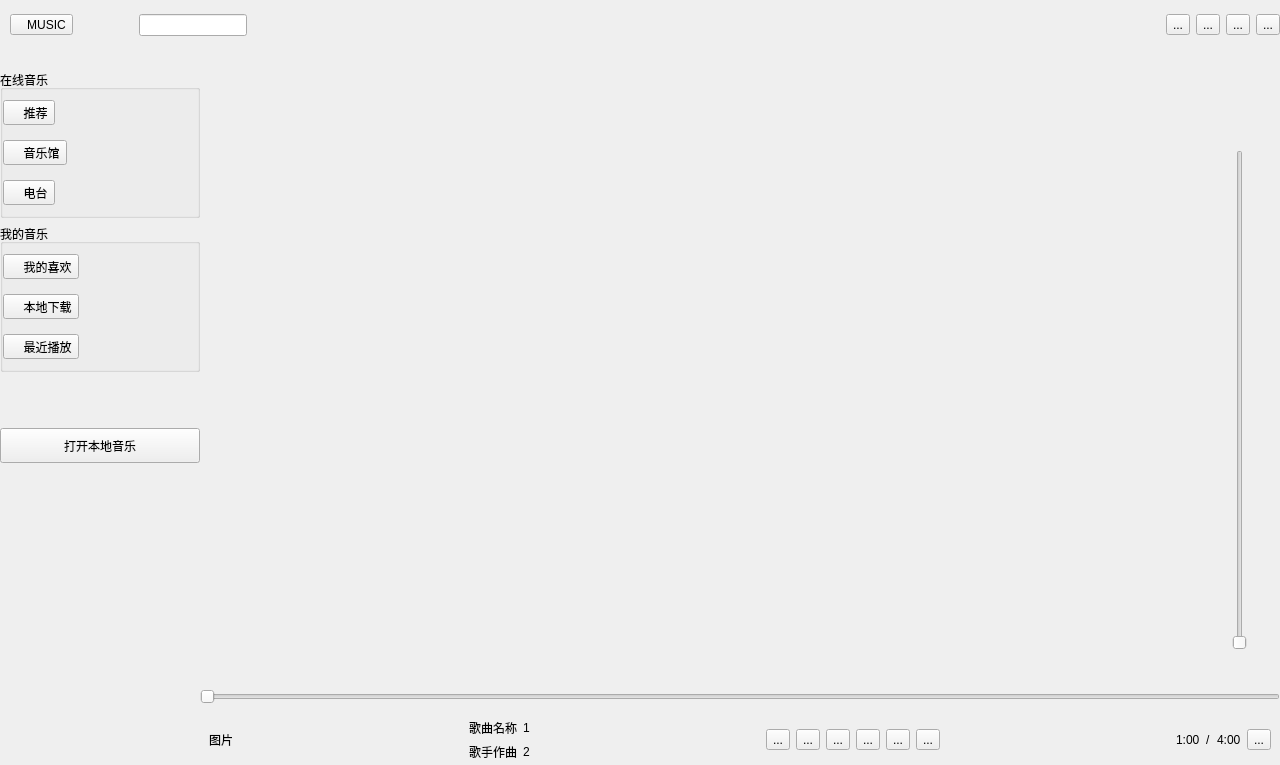
    <widget class="QWidget" name="music_page">
     <property name="sizePolicy">
      <sizepolicy hsizetype="Preferred" vsizetype="Preferred">
       <horstretch>0</horstretch>
       <verstretch>0</verstretch>
      </sizepolicy>
     </property>
     <property name="minimumSize">
      <size>
       <width>1280</width>
       <height>765</height>
      </size>
     </property>
     <property name="maximumSize">
      <size>
       <width>1280</width>
       <height>765</height>
      </size>
     </property>
     <widget class="QWidget" name="widget_top" native="true">
      <property name="geometry">
       <rect>
        <x>0</x>
        <y>0</y>
        <width>1280</width>
        <height>50</height>
       </rect>
      </property>
      <layout class="QHBoxLayout" name="horizontalLayout_20">
       <item>
        <spacer name="horizontalSpacer_25">
         <property name="orientation">
          <enum>Qt::Horizontal</enum>
         </property>
         <property name="sizeType">
          <enum>QSizePolicy::Fixed</enum>
         </property>
         <property name="sizeHint" stdset="0">
          <size>
           <width>10</width>
           <height>20</height>
          </size>
         </property>
        </spacer>
       </item>
       <item>
        <widget class="QToolButton" name="toolButton_biaoti">
         <property name="text">
          <string>   MUSIC</string>
         </property>
         <property name="icon">
          <iconset>
           <normaloff>src/music/tubiao.png</normaloff>src/music/tubiao.png</iconset>
         </property>
         <property name="iconSize">
          <size>
           <width>40</width>
           <height>40</height>
          </size>
         </property>
         <property name="toolButtonStyle">
          <enum>Qt::ToolButtonTextBesideIcon</enum>
         </property>
         <property name="autoRaise">
          <bool>false</bool>
         </property>
        </widget>
       </item>
       <item>
        <spacer name="horizontalSpacer_20">
         <property name="orientation">
          <enum>Qt::Horizontal</enum>
         </property>
         <property name="sizeType">
          <enum>QSizePolicy::Fixed</enum>
         </property>
         <property name="sizeHint" stdset="0">
          <size>
           <width>60</width>
           <height>20</height>
          </size>
         </property>
        </spacer>
       </item>
       <item>
        <widget class="QLineEdit" name="lineEdit">
         <property name="sizePolicy">
          <sizepolicy hsizetype="Preferred" vsizetype="Fixed">
           <horstretch>0</horstretch>
           <verstretch>0</verstretch>
          </sizepolicy>
         </property>
        </widget>
       </item>
       <item>
        <spacer name="horizontalSpacer_21">
         <property name="orientation">
          <enum>Qt::Horizontal</enum>
         </property>
         <property name="sizeHint" stdset="0">
          <size>
           <width>40</width>
           <height>20</height>
          </size>
         </property>
        </spacer>
       </item>
       <item>
        <widget class="QToolButton" name="toolButton_zhuangban">
         <property name="text">
          <string>...</string>
         </property>
         <property name="icon">
          <iconset>
           <normaloff>src/music/zhuangban.png</normaloff>src/music/zhuangban.png</iconset>
         </property>
         <property name="toolButtonStyle">
          <enum>Qt::ToolButtonIconOnly</enum>
         </property>
        </widget>
       </item>
       <item>
        <widget class="QToolButton" name="toolButton_zuidahua">
         <property name="text">
          <string>...</string>
         </property>
         <property name="icon">
          <iconset>
           <normaloff>src/music/zuidahua.png</normaloff>src/music/zuidahua.png</iconset>
         </property>
        </widget>
       </item>
       <item>
        <widget class="QToolButton" name="toolButton_zuixiaohua">
         <property name="text">
          <string>...</string>
         </property>
         <property name="icon">
          <iconset>
           <normaloff>src/music/zuixiaohua.png</normaloff>src/music/zuixiaohua.png</iconset>
         </property>
        </widget>
       </item>
       <item>
        <widget class="QToolButton" name="toolButton_tuichu">
         <property name="text">
          <string>...</string>
         </property>
         <property name="icon">
          <iconset>
           <normaloff>src/music/guanbi.png</normaloff>src/music/guanbi.png</iconset>
         </property>
        </widget>
       </item>
      </layout>
     </widget>
     <widget class="QWidget" name="widget_bottom_left" native="true">
      <property name="geometry">
       <rect>
        <x>0</x>
        <y>50</y>
        <width>200</width>
        <height>720</height>
       </rect>
      </property>
      <property name="minimumSize">
       <size>
        <width>200</width>
        <height>720</height>
       </size>
      </property>
      <property name="maximumSize">
       <size>
        <width>200</width>
        <height>720</height>
       </size>
      </property>
      <layout class="QVBoxLayout" name="verticalLayout_16">
       <item>
        <spacer name="verticalSpacer_3">
         <property name="orientation">
          <enum>Qt::Vertical</enum>
         </property>
         <property name="sizeType">
          <enum>QSizePolicy::Fixed</enum>
         </property>
         <property name="sizeHint" stdset="0">
          <size>
           <width>20</width>
           <height>20</height>
          </size>
         </property>
        </spacer>
       </item>
       <item>
        <widget class="QGroupBox" name="groupBox_zaixian">
         <property name="title">
          <string>在线音乐</string>
         </property>
         <layout class="QVBoxLayout" name="verticalLayout_14">
          <property name="spacing">
           <number>15</number>
          </property>
          <property name="leftMargin">
           <number>0</number>
          </property>
          <property name="topMargin">
           <number>10</number>
          </property>
          <property name="rightMargin">
           <number>0</number>
          </property>
          <property name="bottomMargin">
           <number>10</number>
          </property>
          <item>
           <widget class="QToolButton" name="toolButton_tuijian">
            <property name="text">
             <string>    推荐</string>
            </property>
            <property name="icon">
             <iconset>
              <normaloff>src/music/tuijian.png</normaloff>src/music/tuijian.png</iconset>
            </property>
            <property name="toolButtonStyle">
             <enum>Qt::ToolButtonTextBesideIcon</enum>
            </property>
           </widget>
          </item>
          <item>
           <widget class="QToolButton" name="toolButton_yinyueguan">
            <property name="text">
             <string>    音乐馆</string>
            </property>
            <property name="icon">
             <iconset>
              <normaloff>src/music/yinyue1.png</normaloff>src/music/yinyue1.png</iconset>
            </property>
            <property name="toolButtonStyle">
             <enum>Qt::ToolButtonTextBesideIcon</enum>
            </property>
           </widget>
          </item>
          <item>
           <widget class="QToolButton" name="toolButton_diantai">
            <property name="text">
             <string>    电台</string>
            </property>
            <property name="icon">
             <iconset>
              <normaloff>src/music/diantai.png</normaloff>src/music/diantai.png</iconset>
            </property>
            <property name="toolButtonStyle">
             <enum>Qt::ToolButtonTextBesideIcon</enum>
            </property>
           </widget>
          </item>
         </layout>
        </widget>
       </item>
       <item>
        <widget class="QGroupBox" name="groupBox_wodeyinyue">
         <property name="title">
          <string>我的音乐</string>
         </property>
         <layout class="QVBoxLayout" name="verticalLayout_15">
          <property name="spacing">
           <number>15</number>
          </property>
          <property name="leftMargin">
           <number>0</number>
          </property>
          <property name="topMargin">
           <number>10</number>
          </property>
          <property name="rightMargin">
           <number>0</number>
          </property>
          <property name="bottomMargin">
           <number>10</number>
          </property>
          <item>
           <widget class="QToolButton" name="toolButton_xihuan">
            <property name="text">
             <string>    我的喜欢</string>
            </property>
            <property name="icon">
             <iconset>
              <normaloff>src/music/xihuan.png</normaloff>src/music/xihuan.png</iconset>
            </property>
            <property name="toolButtonStyle">
             <enum>Qt::ToolButtonTextBesideIcon</enum>
            </property>
           </widget>
          </item>
          <item>
           <widget class="QToolButton" name="toolButton_xiazai">
            <property name="text">
             <string>    本地下载</string>
            </property>
            <property name="icon">
             <iconset>
              <normaloff>src/music/xiazai.png</normaloff>src/music/xiazai.png</iconset>
            </property>
            <property name="toolButtonStyle">
             <enum>Qt::ToolButtonTextBesideIcon</enum>
            </property>
           </widget>
          </item>
          <item>
           <widget class="QToolButton" name="toolButton_zuijinbofang">
            <property name="text">
             <string>    最近播放</string>
            </property>
            <property name="icon">
             <iconset>
              <normaloff>src/music/lishibofang.png</normaloff>src/music/lishibofang.png</iconset>
            </property>
            <property name="toolButtonStyle">
             <enum>Qt::ToolButtonTextBesideIcon</enum>
            </property>
           </widget>
          </item>
         </layout>
        </widget>
       </item>
       <item>
        <spacer name="verticalSpacer_2">
         <property name="orientation">
          <enum>Qt::Vertical</enum>
         </property>
         <property name="sizeType">
          <enum>QSizePolicy::Fixed</enum>
         </property>
         <property name="sizeHint" stdset="0">
          <size>
           <width>20</width>
           <height>50</height>
          </size>
         </property>
        </spacer>
       </item>
       <item>
        <widget class="QPushButton" name="openMusicBtn">
         <property name="sizePolicy">
          <sizepolicy hsizetype="Preferred" vsizetype="MinimumExpanding">
           <horstretch>0</horstretch>
           <verstretch>0</verstretch>
          </sizepolicy>
         </property>
         <property name="minimumSize">
          <size>
           <width>0</width>
           <height>35</height>
          </size>
         </property>
         <property name="maximumSize">
          <size>
           <width>16777215</width>
           <height>35</height>
          </size>
         </property>
         <property name="text">
          <string>打开本地音乐</string>
         </property>
        </widget>
       </item>
       <item>
        <spacer name="verticalSpacer">
         <property name="orientation">
          <enum>Qt::Vertical</enum>
         </property>
         <property name="sizeHint" stdset="0">
          <size>
           <width>20</width>
           <height>40</height>
          </size>
         </property>
        </spacer>
       </item>
      </layout>
     </widget>
     <widget class="QWidget" name="widget_bottom_right" native="true">
      <property name="geometry">
       <rect>
        <x>200</x>
        <y>50</y>
        <width>1080</width>
        <height>720</height>
       </rect>
      </property>
      <property name="minimumSize">
       <size>
        <width>1080</width>
        <height>720</height>
       </size>
      </property>
      <property name="maximumSize">
       <size>
        <width>1080</width>
        <height>720</height>
       </size>
      </property>
      <layout class="QVBoxLayout" name="verticalLayout_18">
       <item>
        <widget class="QStackedWidget" name="stackedWidget_2">
         <widget class="QWidget" name="page">
          <widget class="QSlider" name="verticalSlider_musci">
           <property name="geometry">
            <rect>
             <x>1030</x>
             <y>100</y>
             <width>20</width>
             <height>500</height>
            </rect>
           </property>
           <property name="orientation">
            <enum>Qt::Vertical</enum>
           </property>
          </widget>
         </widget>
         <widget class="QWidget" name="page_2"/>
        </widget>
       </item>
       <item>
        <widget class="QSlider" name="horizontalSlider_music">
         <property name="orientation">
          <enum>Qt::Horizontal</enum>
         </property>
        </widget>
       </item>
       <item>
        <widget class="QWidget" name="widget" native="true">
         <property name="sizePolicy">
          <sizepolicy hsizetype="Preferred" vsizetype="Fixed">
           <horstretch>0</horstretch>
           <verstretch>0</verstretch>
          </sizepolicy>
         </property>
         <layout class="QHBoxLayout" name="horizontalLayout_23">
          <item>
           <widget class="QLabel" name="label_14">
            <property name="text">
             <string>图片</string>
            </property>
           </widget>
          </item>
          <item>
           <spacer name="horizontalSpacer_23">
            <property name="orientation">
             <enum>Qt::Horizontal</enum>
            </property>
            <property name="sizeHint" stdset="0">
             <size>
              <width>40</width>
              <height>20</height>
             </size>
            </property>
           </spacer>
          </item>
          <item>
           <layout class="QVBoxLayout" name="verticalLayout_17">
            <item>
             <layout class="QHBoxLayout" name="horizontalLayout_21">
              <item>
               <widget class="QLabel" name="label_15">
                <property name="text">
                 <string>歌曲名称</string>
                </property>
               </widget>
              </item>
              <item>
               <widget class="QLabel" name="label_songname">
                <property name="text">
                 <string>1</string>
                </property>
               </widget>
              </item>
             </layout>
            </item>
            <item>
             <layout class="QHBoxLayout" name="horizontalLayout_22">
              <item>
               <widget class="QLabel" name="label_16">
                <property name="text">
                 <string>歌手作曲</string>
                </property>
               </widget>
              </item>
              <item>
               <widget class="QLabel" name="label_songauthor">
                <property name="text">
                 <string>2</string>
                </property>
               </widget>
              </item>
             </layout>
            </item>
           </layout>
          </item>
          <item>
           <spacer name="horizontalSpacer_22">
            <property name="orientation">
             <enum>Qt::Horizontal</enum>
            </property>
            <property name="sizeHint" stdset="0">
             <size>
              <width>40</width>
              <height>20</height>
             </size>
            </property>
           </spacer>
          </item>
          <item>
           <widget class="QToolButton" name="toolButton_mode">
            <property name="text">
             <string>...</string>
            </property>
            <property name="icon">
             <iconset>
              <normaloff>src/music/shunxu.png</normaloff>src/music/shunxu.png</iconset>
            </property>
           </widget>
          </item>
          <item>
           <widget class="QToolButton" name="toolButton_shangyiqu">
            <property name="text">
             <string>...</string>
            </property>
            <property name="icon">
             <iconset>
              <normaloff>src/music/shangyiqu.png</normaloff>src/music/shangyiqu.png</iconset>
            </property>
           </widget>
          </item>
          <item>
           <widget class="QToolButton" name="toolButton_bofangzanting">
            <property name="text">
             <string>...</string>
            </property>
            <property name="icon">
             <iconset>
              <normaloff>src/music/bofang.png</normaloff>src/music/bofang.png</iconset>
            </property>
           </widget>
          </item>
          <item>
           <widget class="QToolButton" name="toolButton_xiayiqu">
            <property name="text">
             <string>...</string>
            </property>
            <property name="icon">
             <iconset>
              <normaloff>src/music/xiayiqu.png</normaloff>src/music/xiayiqu.png</iconset>
            </property>
           </widget>
          </item>
          <item>
           <widget class="QToolButton" name="toolButton_sound">
            <property name="text">
             <string>...</string>
            </property>
            <property name="icon">
             <iconset>
              <normaloff>src/music/yinliang.png</normaloff>src/music/yinliang.png</iconset>
            </property>
           </widget>
          </item>
          <item>
           <widget class="QToolButton" name="toolButton_add">
            <property name="text">
             <string>...</string>
            </property>
            <property name="icon">
             <iconset>
              <normaloff>src/music/tianjia.png</normaloff>src/music/tianjia.png</iconset>
            </property>
           </widget>
          </item>
          <item>
           <spacer name="horizontalSpacer_24">
            <property name="orientation">
             <enum>Qt::Horizontal</enum>
            </property>
            <property name="sizeHint" stdset="0">
             <size>
              <width>40</width>
              <height>20</height>
             </size>
            </property>
           </spacer>
          </item>
          <item>
           <widget class="QLabel" name="label_9">
            <property name="text">
             <string>1:00</string>
            </property>
           </widget>
          </item>
          <item>
           <widget class="QLabel" name="label_12">
            <property name="text">
             <string>/</string>
            </property>
           </widget>
          </item>
          <item>
           <widget class="QLabel" name="label_13">
            <property name="text">
             <string>4:00</string>
            </property>
           </widget>
          </item>
          <item>
           <widget class="QToolButton" name="toolButton_geci">
            <property name="text">
             <string>...</string>
            </property>
            <property name="icon">
             <iconset>
              <normaloff>src/music/geci.png</normaloff>src/music/geci.png</iconset>
            </property>
           </widget>
          </item>
         </layout>
        </widget>
       </item>
      </layout>
     </widget>
    </widget>
